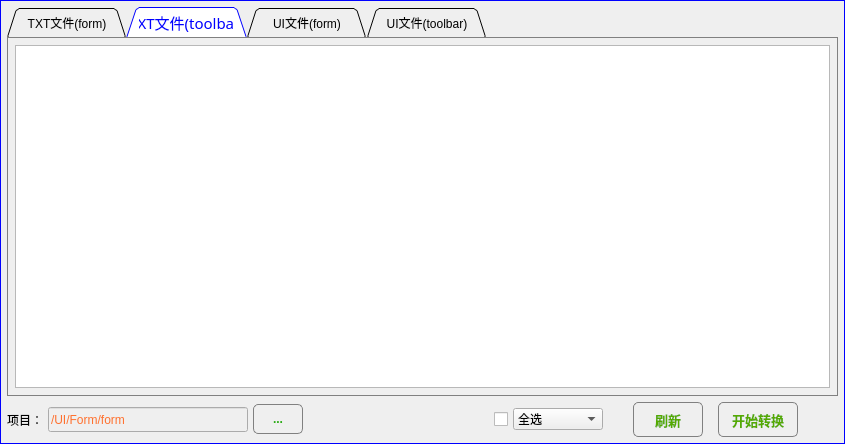
<?xml version="1.0" encoding="UTF-8"?>
<ui version="4.0">
 <class>TMTxt2UI</class>
 <widget class="QDialog" name="TMTxt2UI">
  <property name="windowModality">
   <enum>Qt::ApplicationModal</enum>
  </property>
  <property name="geometry">
   <rect>
    <x>0</x>
    <y>0</y>
    <width>845</width>
    <height>444</height>
   </rect>
  </property>
  <property name="windowTitle">
   <string>文件转换器（txt与ui文件互转 ver180413）</string>
  </property>
  <property name="styleSheet">
   <string notr="true">QDialog{
border: 1px solid blue;
}
QPushButton{
border-radius: 5px;
border: 1px solid gray;
color: rgb(85, 170, 0);
}
QAbstractItemView::item{
    selection-background-color:qlineargradient(spread:pad,  x1:1, y1:1, x2:1, y2:0, stop:0 rgba(94, 126, 165, 255), stop:1 rgba(159, 191, 230, 255));
   /* selection-color:black;*/
}
QTabWidget::pane{
	border:1px solid gray;
}
QTabWidget::tab-bar{
        alignment:left;
margin-left: 10px;
}
QTabBar::tab:hover{
color: blue; font-size: 15px; /* background-color: blue; */
}
QTabBar::tab { min-width: 120px; min-height: 30px; }
QTabBar::tab:!selected {} 
QTabBar::tab:selected {color: blue; font: 15px bold;}</string>
  </property>
  <layout class="QVBoxLayout" name="verticalLayout">
   <property name="leftMargin">
    <number>7</number>
   </property>
   <property name="topMargin">
    <number>7</number>
   </property>
   <property name="rightMargin">
    <number>7</number>
   </property>
   <property name="bottomMargin">
    <number>7</number>
   </property>
   <item>
    <widget class="QTabWidget" name="tabWidget">
     <property name="tabShape">
      <enum>QTabWidget::Triangular</enum>
     </property>
     <property name="currentIndex">
      <number>1</number>
     </property>
     <property name="elideMode">
      <enum>Qt::ElideNone</enum>
     </property>
     <widget class="QWidget" name="tab">
      <attribute name="title">
       <string>TXT文件(form)</string>
      </attribute>
      <layout class="QVBoxLayout" name="verticalLayout_2">
       <property name="leftMargin">
        <number>7</number>
       </property>
       <property name="topMargin">
        <number>7</number>
       </property>
       <property name="rightMargin">
        <number>7</number>
       </property>
       <property name="bottomMargin">
        <number>7</number>
       </property>
       <item>
        <widget class="QTableView" name="tableWgt">
         <property name="editTriggers">
          <set>QAbstractItemView::NoEditTriggers</set>
         </property>
         <property name="alternatingRowColors">
          <bool>true</bool>
         </property>
         <property name="selectionMode">
          <enum>QAbstractItemView::ExtendedSelection</enum>
         </property>
         <property name="selectionBehavior">
          <enum>QAbstractItemView::SelectRows</enum>
         </property>
         <property name="cornerButtonEnabled">
          <bool>false</bool>
         </property>
         <attribute name="horizontalHeaderDefaultSectionSize">
          <number>115</number>
         </attribute>
         <attribute name="horizontalHeaderHighlightSections">
          <bool>false</bool>
         </attribute>
         <attribute name="horizontalHeaderStretchLastSection">
          <bool>true</bool>
         </attribute>
         <attribute name="verticalHeaderDefaultSectionSize">
          <number>26</number>
         </attribute>
         <attribute name="verticalHeaderHighlightSections">
          <bool>false</bool>
         </attribute>
        </widget>
       </item>
      </layout>
     </widget>
     <widget class="QWidget" name="tab_3">
      <attribute name="title">
       <string>TXT文件(toolbar)</string>
      </attribute>
      <layout class="QVBoxLayout" name="verticalLayout_4">
       <property name="leftMargin">
        <number>7</number>
       </property>
       <property name="topMargin">
        <number>7</number>
       </property>
       <property name="rightMargin">
        <number>7</number>
       </property>
       <property name="bottomMargin">
        <number>7</number>
       </property>
       <item>
        <widget class="QTableView" name="tableWgt3">
         <property name="editTriggers">
          <set>QAbstractItemView::NoEditTriggers</set>
         </property>
         <property name="alternatingRowColors">
          <bool>true</bool>
         </property>
         <property name="selectionMode">
          <enum>QAbstractItemView::ExtendedSelection</enum>
         </property>
         <property name="selectionBehavior">
          <enum>QAbstractItemView::SelectRows</enum>
         </property>
         <attribute name="horizontalHeaderDefaultSectionSize">
          <number>115</number>
         </attribute>
         <attribute name="horizontalHeaderHighlightSections">
          <bool>false</bool>
         </attribute>
         <attribute name="horizontalHeaderStretchLastSection">
          <bool>true</bool>
         </attribute>
         <attribute name="verticalHeaderDefaultSectionSize">
          <number>26</number>
         </attribute>
         <attribute name="verticalHeaderHighlightSections">
          <bool>false</bool>
         </attribute>
        </widget>
       </item>
      </layout>
     </widget>
     <widget class="QWidget" name="tab_2">
      <attribute name="title">
       <string>UI文件(form)</string>
      </attribute>
      <layout class="QVBoxLayout" name="verticalLayout_3">
       <property name="leftMargin">
        <number>7</number>
       </property>
       <property name="topMargin">
        <number>7</number>
       </property>
       <property name="rightMargin">
        <number>7</number>
       </property>
       <property name="bottomMargin">
        <number>7</number>
       </property>
       <item>
        <widget class="QTableView" name="tableWgt2">
         <property name="editTriggers">
          <set>QAbstractItemView::NoEditTriggers</set>
         </property>
         <property name="alternatingRowColors">
          <bool>true</bool>
         </property>
         <property name="selectionMode">
          <enum>QAbstractItemView::ExtendedSelection</enum>
         </property>
         <property name="selectionBehavior">
          <enum>QAbstractItemView::SelectRows</enum>
         </property>
         <attribute name="horizontalHeaderDefaultSectionSize">
          <number>115</number>
         </attribute>
         <attribute name="horizontalHeaderHighlightSections">
          <bool>false</bool>
         </attribute>
         <attribute name="horizontalHeaderStretchLastSection">
          <bool>true</bool>
         </attribute>
         <attribute name="verticalHeaderDefaultSectionSize">
          <number>26</number>
         </attribute>
         <attribute name="verticalHeaderHighlightSections">
          <bool>false</bool>
         </attribute>
        </widget>
       </item>
      </layout>
     </widget>
     <widget class="QWidget" name="tab_4">
      <attribute name="title">
       <string>UI文件(toolbar)</string>
      </attribute>
      <layout class="QVBoxLayout" name="verticalLayout_5">
       <property name="leftMargin">
        <number>7</number>
       </property>
       <property name="topMargin">
        <number>7</number>
       </property>
       <property name="rightMargin">
        <number>7</number>
       </property>
       <property name="bottomMargin">
        <number>7</number>
       </property>
       <item>
        <widget class="QTableView" name="tableWgt4">
         <property name="editTriggers">
          <set>QAbstractItemView::NoEditTriggers</set>
         </property>
         <property name="alternatingRowColors">
          <bool>true</bool>
         </property>
         <property name="selectionMode">
          <enum>QAbstractItemView::ExtendedSelection</enum>
         </property>
         <property name="selectionBehavior">
          <enum>QAbstractItemView::SelectRows</enum>
         </property>
         <attribute name="horizontalHeaderDefaultSectionSize">
          <number>115</number>
         </attribute>
         <attribute name="horizontalHeaderHighlightSections">
          <bool>false</bool>
         </attribute>
         <attribute name="horizontalHeaderStretchLastSection">
          <bool>true</bool>
         </attribute>
         <attribute name="verticalHeaderDefaultSectionSize">
          <number>26</number>
         </attribute>
         <attribute name="verticalHeaderHighlightSections">
          <bool>false</bool>
         </attribute>
        </widget>
       </item>
      </layout>
     </widget>
    </widget>
   </item>
   <item>
    <layout class="QHBoxLayout" name="horizontalLayout">
     <property name="spacing">
      <number>5</number>
     </property>
     <item>
      <widget class="QLabel" name="label">
       <property name="text">
        <string>项目：</string>
       </property>
      </widget>
     </item>
     <item>
      <widget class="QLineEdit" name="lineEdit">
       <property name="enabled">
        <bool>false</bool>
       </property>
       <property name="sizePolicy">
        <sizepolicy hsizetype="Expanding" vsizetype="Fixed">
         <horstretch>0</horstretch>
         <verstretch>0</verstretch>
        </sizepolicy>
       </property>
       <property name="minimumSize">
        <size>
         <width>200</width>
         <height>25</height>
        </size>
       </property>
       <property name="styleSheet">
        <string notr="true">color: rgb(255, 112, 46);</string>
       </property>
       <property name="text">
        <string>/UI/Form/form</string>
       </property>
      </widget>
     </item>
     <item>
      <widget class="QPushButton" name="tbtnSetPath">
       <property name="sizePolicy">
        <sizepolicy hsizetype="Minimum" vsizetype="Fixed">
         <horstretch>0</horstretch>
         <verstretch>0</verstretch>
        </sizepolicy>
       </property>
       <property name="minimumSize">
        <size>
         <width>50</width>
         <height>30</height>
        </size>
       </property>
       <property name="font">
        <font>
         <weight>75</weight>
         <bold>true</bold>
        </font>
       </property>
       <property name="styleSheet">
        <string notr="true">color: rgb(44, 171, 22);</string>
       </property>
       <property name="text">
        <string>...</string>
       </property>
      </widget>
     </item>
     <item>
      <spacer name="horizontalSpacer_3">
       <property name="orientation">
        <enum>Qt::Horizontal</enum>
       </property>
       <property name="sizeHint" stdset="0">
        <size>
         <width>40</width>
         <height>20</height>
        </size>
       </property>
      </spacer>
     </item>
     <item>
      <widget class="QCheckBox" name="checkBox">
       <property name="sizePolicy">
        <sizepolicy hsizetype="Minimum" vsizetype="Minimum">
         <horstretch>0</horstretch>
         <verstretch>0</verstretch>
        </sizepolicy>
       </property>
       <property name="text">
        <string/>
       </property>
      </widget>
     </item>
     <item>
      <widget class="QComboBox" name="comboBox">
       <item>
        <property name="text">
         <string>全选</string>
        </property>
       </item>
       <item>
        <property name="text">
         <string>选择当前页</string>
        </property>
       </item>
      </widget>
     </item>
     <item>
      <spacer name="horizontalSpacer_2">
       <property name="orientation">
        <enum>Qt::Horizontal</enum>
       </property>
       <property name="sizeType">
        <enum>QSizePolicy::Fixed</enum>
       </property>
       <property name="sizeHint" stdset="0">
        <size>
         <width>25</width>
         <height>20</height>
        </size>
       </property>
      </spacer>
     </item>
     <item>
      <widget class="QPushButton" name="btnSelect">
       <property name="sizePolicy">
        <sizepolicy hsizetype="Fixed" vsizetype="Minimum">
         <horstretch>0</horstretch>
         <verstretch>0</verstretch>
        </sizepolicy>
       </property>
       <property name="minimumSize">
        <size>
         <width>70</width>
         <height>35</height>
        </size>
       </property>
       <property name="font">
        <font>
         <pointsize>10</pointsize>
         <weight>75</weight>
         <bold>true</bold>
        </font>
       </property>
       <property name="styleSheet">
        <string notr="true"/>
       </property>
       <property name="text">
        <string>刷新</string>
       </property>
      </widget>
     </item>
     <item>
      <spacer name="horizontalSpacer_4">
       <property name="orientation">
        <enum>Qt::Horizontal</enum>
       </property>
       <property name="sizeType">
        <enum>QSizePolicy::Fixed</enum>
       </property>
       <property name="sizeHint" stdset="0">
        <size>
         <width>10</width>
         <height>20</height>
        </size>
       </property>
      </spacer>
     </item>
     <item>
      <widget class="QPushButton" name="btnDoIt">
       <property name="sizePolicy">
        <sizepolicy hsizetype="Fixed" vsizetype="Minimum">
         <horstretch>0</horstretch>
         <verstretch>0</verstretch>
        </sizepolicy>
       </property>
       <property name="minimumSize">
        <size>
         <width>80</width>
         <height>35</height>
        </size>
       </property>
       <property name="font">
        <font>
         <pointsize>10</pointsize>
         <weight>75</weight>
         <bold>true</bold>
        </font>
       </property>
       <property name="styleSheet">
        <string notr="true">color: rgb(85, 170, 0);</string>
       </property>
       <property name="text">
        <string>开始转换</string>
       </property>
      </widget>
     </item>
     <item>
      <spacer name="horizontalSpacer">
       <property name="orientation">
        <enum>Qt::Horizontal</enum>
       </property>
       <property name="sizeType">
        <enum>QSizePolicy::Maximum</enum>
       </property>
       <property name="sizeHint" stdset="0">
        <size>
         <width>40</width>
         <height>20</height>
        </size>
       </property>
      </spacer>
     </item>
    </layout>
   </item>
  </layout>
 </widget>
 <resources/>
 <connections/>
</ui>
